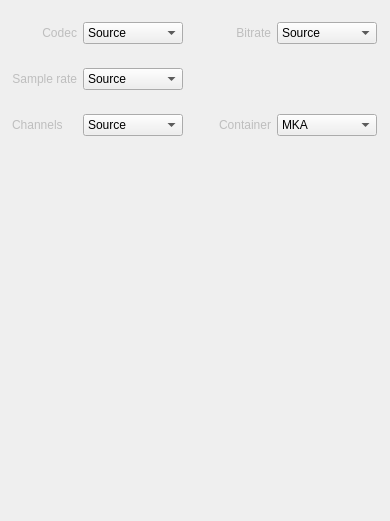
                           <widget class="QWidget" name="scrollAreaWidgetContents_1">
                            <property name="geometry">
                             <rect>
                              <x>0</x>
                              <y>0</y>
                              <width>390</width>
                              <height>521</height>
                             </rect>
                            </property>
                            <layout class="QGridLayout" name="gridLayout_32">
                             <property name="leftMargin">
                              <number>0</number>
                             </property>
                             <property name="topMargin">
                              <number>0</number>
                             </property>
                             <property name="rightMargin">
                              <number>0</number>
                             </property>
                             <property name="bottomMargin">
                              <number>0</number>
                             </property>
                             <property name="spacing">
                              <number>0</number>
                             </property>
                             <item row="0" column="0">
                              <widget class="QFrame" name="frameAudioExport">
                               <property name="minimumSize">
                                <size>
                                 <width>390</width>
                                 <height>200</height>
                                </size>
                               </property>
                               <property name="frameShape">
                                <enum>QFrame::NoFrame</enum>
                               </property>
                               <property name="frameShadow">
                                <enum>QFrame::Plain</enum>
                               </property>
                               <layout class="QGridLayout" name="gridLayout_11">
                                <property name="leftMargin">
                                 <number>9</number>
                                </property>
                                <property name="topMargin">
                                 <number>22</number>
                                </property>
                                <property name="rightMargin">
                                 <number>9</number>
                                </property>
                                <property name="bottomMargin">
                                 <number>0</number>
                                </property>
                                <property name="verticalSpacing">
                                 <number>0</number>
                                </property>
                                <item row="0" column="0">
                                 <layout class="QGridLayout" name="gridLayout_14">
                                  <property name="horizontalSpacing">
                                   <number>6</number>
                                  </property>
                                  <property name="verticalSpacing">
                                   <number>24</number>
                                  </property>
                                  <item row="1" column="2">
                                   <widget class="QComboBox" name="comboBox_audio_sampling">
                                    <property name="enabled">
                                     <bool>true</bool>
                                    </property>
                                    <property name="minimumSize">
                                     <size>
                                      <width>0</width>
                                      <height>0</height>
                                     </size>
                                    </property>
                                    <property name="maximumSize">
                                     <size>
                                      <width>200</width>
                                      <height>25</height>
                                     </size>
                                    </property>
                                    <property name="autoFillBackground">
                                     <bool>false</bool>
                                    </property>
                                    <property name="styleSheet">
                                     <string notr="true"/>
                                    </property>
                                    <property name="editable">
                                     <bool>false</bool>
                                    </property>
                                    <property name="maxCount">
                                     <number>20</number>
                                    </property>
                                    <property name="iconSize">
                                     <size>
                                      <width>16</width>
                                      <height>16</height>
                                     </size>
                                    </property>
                                    <property name="frame">
                                     <bool>true</bool>
                                    </property>
                                    <item>
                                     <property name="text">
                                      <string>Source</string>
                                     </property>
                                    </item>
                                    <item>
                                     <property name="text">
                                      <string notr="true">8000</string>
                                     </property>
                                    </item>
                                    <item>
                                     <property name="text">
                                      <string notr="true">11025</string>
                                     </property>
                                    </item>
                                    <item>
                                     <property name="text">
                                      <string notr="true">16000</string>
                                     </property>
                                    </item>
                                    <item>
                                     <property name="text">
                                      <string notr="true">22050</string>
                                     </property>
                                    </item>
                                    <item>
                                     <property name="text">
                                      <string notr="true">32000</string>
                                     </property>
                                    </item>
                                    <item>
                                     <property name="text">
                                      <string notr="true">44100</string>
                                     </property>
                                    </item>
                                    <item>
                                     <property name="text">
                                      <string notr="true">48000</string>
                                     </property>
                                    </item>
                                    <item>
                                     <property name="text">
                                      <string notr="true">88200</string>
                                     </property>
                                    </item>
                                    <item>
                                     <property name="text">
                                      <string notr="true">96000</string>
                                     </property>
                                    </item>
                                    <item>
                                     <property name="text">
                                      <string notr="true">176400</string>
                                     </property>
                                    </item>
                                    <item>
                                     <property name="text">
                                      <string notr="true">192000</string>
                                     </property>
                                    </item>
                                   </widget>
                                  </item>
                                  <item row="0" column="1">
                                   <widget class="QLabel" name="label_credits_49">
                                    <property name="enabled">
                                     <bool>false</bool>
                                    </property>
                                    <property name="minimumSize">
                                     <size>
                                      <width>0</width>
                                      <height>0</height>
                                     </size>
                                    </property>
                                    <property name="maximumSize">
                                     <size>
                                      <width>3840</width>
                                      <height>24</height>
                                     </size>
                                    </property>
                                    <property name="text">
                                     <string>Codec</string>
                                    </property>
                                    <property name="alignment">
                                     <set>Qt::AlignRight|Qt::AlignTrailing|Qt::AlignVCenter</set>
                                    </property>
                                   </widget>
                                  </item>
                                  <item row="0" column="6">
                                   <spacer name="horizontalSpacer_17">
                                    <property name="orientation">
                                     <enum>Qt::Horizontal</enum>
                                    </property>
                                    <property name="sizeHint" stdset="0">
                                     <size>
                                      <width>10</width>
                                      <height>20</height>
                                     </size>
                                    </property>
                                   </spacer>
                                  </item>
                                  <item row="0" column="3">
                                   <spacer name="horizontalSpacer_13">
                                    <property name="orientation">
                                     <enum>Qt::Horizontal</enum>
                                    </property>
                                    <property name="sizeType">
                                     <enum>QSizePolicy::Fixed</enum>
                                    </property>
                                    <property name="sizeHint" stdset="0">
                                     <size>
                                      <width>30</width>
                                      <height>20</height>
                                     </size>
                                    </property>
                                   </spacer>
                                  </item>
                                  <item row="0" column="5">
                                   <widget class="QComboBox" name="comboBox_audio_bitrate">
                                    <property name="enabled">
                                     <bool>true</bool>
                                    </property>
                                    <property name="minimumSize">
                                     <size>
                                      <width>100</width>
                                      <height>0</height>
                                     </size>
                                    </property>
                                    <property name="maximumSize">
                                     <size>
                                      <width>100</width>
                                      <height>25</height>
                                     </size>
                                    </property>
                                    <property name="autoFillBackground">
                                     <bool>false</bool>
                                    </property>
                                    <property name="styleSheet">
                                     <string notr="true"/>
                                    </property>
                                    <property name="editable">
                                     <bool>false</bool>
                                    </property>
                                    <property name="currentIndex">
                                     <number>0</number>
                                    </property>
                                    <property name="maxCount">
                                     <number>20</number>
                                    </property>
                                    <property name="iconSize">
                                     <size>
                                      <width>16</width>
                                      <height>16</height>
                                     </size>
                                    </property>
                                    <property name="frame">
                                     <bool>true</bool>
                                    </property>
                                    <item>
                                     <property name="text">
                                      <string>Source</string>
                                     </property>
                                    </item>
                                   </widget>
                                  </item>
                                  <item row="0" column="2">
                                   <widget class="QComboBox" name="comboBox_audio_codec">
                                    <property name="enabled">
                                     <bool>true</bool>
                                    </property>
                                    <property name="minimumSize">
                                     <size>
                                      <width>100</width>
                                      <height>0</height>
                                     </size>
                                    </property>
                                    <property name="maximumSize">
                                     <size>
                                      <width>100</width>
                                      <height>25</height>
                                     </size>
                                    </property>
                                    <property name="autoFillBackground">
                                     <bool>false</bool>
                                    </property>
                                    <property name="styleSheet">
                                     <string notr="true"/>
                                    </property>
                                    <property name="maxCount">
                                     <number>20</number>
                                    </property>
                                    <property name="iconSize">
                                     <size>
                                      <width>16</width>
                                      <height>16</height>
                                     </size>
                                    </property>
                                    <property name="frame">
                                     <bool>true</bool>
                                    </property>
                                    <item>
                                     <property name="text">
                                      <string>Source</string>
                                     </property>
                                    </item>
                                    <item>
                                     <property name="text">
                                      <string notr="true">AAC</string>
                                     </property>
                                    </item>
                                    <item>
                                     <property name="text">
                                      <string notr="true">AC3</string>
                                     </property>
                                    </item>
                                    <item>
                                     <property name="text">
                                      <string notr="true">DTS</string>
                                     </property>
                                    </item>
                                    <item>
                                     <property name="text">
                                      <string notr="true">Vorbis</string>
                                     </property>
                                    </item>
                                    <item>
                                     <property name="text">
                                      <string notr="true">Opus</string>
                                     </property>
                                    </item>
                                    <item>
                                     <property name="text">
                                      <string notr="true">PCM 16 bit</string>
                                     </property>
                                    </item>
                                    <item>
                                     <property name="text">
                                      <string notr="true">PCM 24 bit</string>
                                     </property>
                                    </item>
                                    <item>
                                     <property name="text">
                                      <string notr="true">PCM 32 bit</string>
                                     </property>
                                    </item>
                                   </widget>
                                  </item>
                                  <item row="4" column="2">
                                   <spacer name="verticalSpacer_13">
                                    <property name="orientation">
                                     <enum>Qt::Vertical</enum>
                                    </property>
                                    <property name="sizeHint" stdset="0">
                                     <size>
                                      <width>20</width>
                                      <height>40</height>
                                     </size>
                                    </property>
                                   </spacer>
                                  </item>
                                  <item row="1" column="1">
                                   <widget class="QLabel" name="label_credits_50">
                                    <property name="enabled">
                                     <bool>false</bool>
                                    </property>
                                    <property name="minimumSize">
                                     <size>
                                      <width>0</width>
                                      <height>0</height>
                                     </size>
                                    </property>
                                    <property name="maximumSize">
                                     <size>
                                      <width>3840</width>
                                      <height>24</height>
                                     </size>
                                    </property>
                                    <property name="text">
                                     <string>Sample rate</string>
                                    </property>
                                    <property name="alignment">
                                     <set>Qt::AlignRight|Qt::AlignTrailing|Qt::AlignVCenter</set>
                                    </property>
                                   </widget>
                                  </item>
                                  <item row="0" column="4">
                                   <widget class="QLabel" name="label_credits_51">
                                    <property name="enabled">
                                     <bool>false</bool>
                                    </property>
                                    <property name="minimumSize">
                                     <size>
                                      <width>0</width>
                                      <height>0</height>
                                     </size>
                                    </property>
                                    <property name="maximumSize">
                                     <size>
                                      <width>3840</width>
                                      <height>24</height>
                                     </size>
                                    </property>
                                    <property name="text">
                                     <string>Bitrate</string>
                                    </property>
                                    <property name="alignment">
                                     <set>Qt::AlignRight|Qt::AlignTrailing|Qt::AlignVCenter</set>
                                    </property>
                                   </widget>
                                  </item>
                                  <item row="0" column="0">
                                   <spacer name="horizontalSpacer_18">
                                    <property name="orientation">
                                     <enum>Qt::Horizontal</enum>
                                    </property>
                                    <property name="sizeHint" stdset="0">
                                     <size>
                                      <width>10</width>
                                      <height>20</height>
                                     </size>
                                    </property>
                                   </spacer>
                                  </item>
                                  <item row="2" column="2">
                                   <widget class="QComboBox" name="comboBox_audio_channels">
                                    <property name="minimumSize">
                                     <size>
                                      <width>0</width>
                                      <height>0</height>
                                     </size>
                                    </property>
                                    <property name="maximumSize">
                                     <size>
                                      <width>100</width>
                                      <height>25</height>
                                     </size>
                                    </property>
                                    <item>
                                     <property name="text">
                                      <string>Source</string>
                                     </property>
                                    </item>
                                    <item>
                                     <property name="text">
                                      <string>trim to 1 ch</string>
                                     </property>
                                    </item>
                                    <item>
                                     <property name="text">
                                      <string>trim to 2 ch</string>
                                     </property>
                                    </item>
                                   </widget>
                                  </item>
                                  <item row="2" column="1">
                                   <widget class="QLabel" name="label">
                                    <property name="enabled">
                                     <bool>false</bool>
                                    </property>
                                    <property name="maximumSize">
                                     <size>
                                      <width>16777215</width>
                                      <height>24</height>
                                     </size>
                                    </property>
                                    <property name="text">
                                     <string>Channels</string>
                                    </property>
                                   </widget>
                                  </item>
                                  <item row="2" column="5">
                                   <widget class="QComboBox" name="comboBox_audio_container">
                                    <property name="minimumSize">
                                     <size>
                                      <width>100</width>
                                      <height>0</height>
                                     </size>
                                    </property>
                                    <property name="maximumSize">
                                     <size>
                                      <width>100</width>
                                      <height>25</height>
                                     </size>
                                    </property>
                                    <item>
                                     <property name="text">
                                      <string notr="true">MKA</string>
                                     </property>
                                    </item>
                                   </widget>
                                  </item>
                                  <item row="2" column="4">
                                   <widget class="QLabel" name="label_2">
                                    <property name="enabled">
                                     <bool>false</bool>
                                    </property>
                                    <property name="text">
                                     <string>Container</string>
                                    </property>
                                   </widget>
                                  </item>
                                 </layout>
                                </item>
                               </layout>
                              </widget>
                             </item>
                            </layout>
                           </widget>
